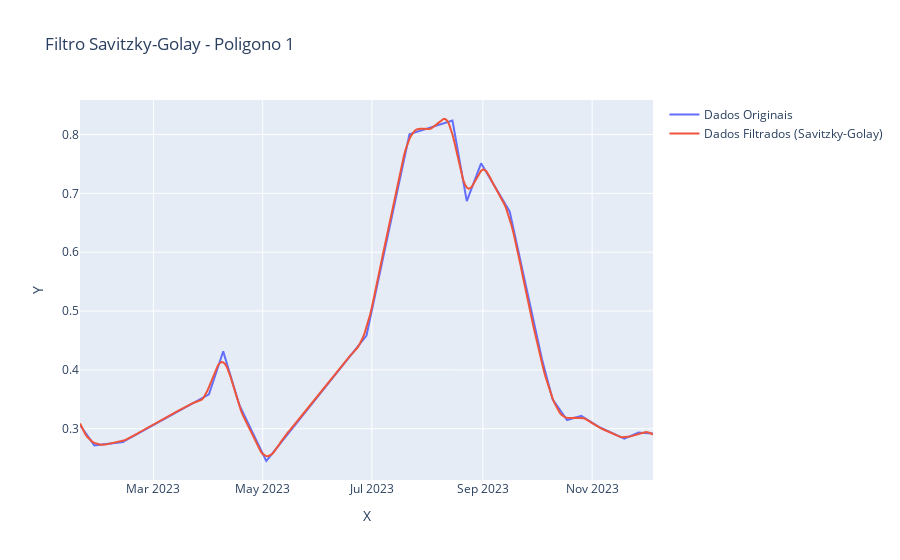

Notebook source saved alongside this figure:
### Code cell
# Gerar dados de exemplo (pode substituir pelos seus próprios dados)
x = ndvi_df.index
y = ndvi_df['ndvi']

y_filtered = savgol_filter(y, window_size, poly_order)

# Criar a figura
fig = go.Figure()

# Adicionar os dados originais
fig.add_trace(go.Scatter(x=x, y=y, mode='lines', name='Dados Originais'))

# Adicionar os dados filtrados
fig.add_trace(go.Scatter(x=x, y=y_filtered, mode='lines', name='Dados Filtrados (Savitzky-Golay)'))

# Atualizar o layout
fig.update_layout(title=f'Filtro Savitzky-Golay - Poligono {1}',
                xaxis_title='X',
                yaxis_title='Y')

### Figure 1 — Plotly figure (JSON) as saved in the notebook; plotly's stock layout.template omitted (floating-point values rounded to 4 significant figures; data arrays with more than 128 entries replaced by an {"elided": "..."} marker saying what was removed)
{"data": [{"mode": "lines", "name": "Dados Originais", "type": "scatter", "x": {"elided": "321 str values"}, "y": {"elided": "321 float values"}}, {"mode": "lines", "name": "Dados Filtrados (Savitzky-Golay)", "type": "scatter", "x": {"elided": "321 str values"}, "y": {"elided": "321 float values"}}], "layout": {"title": {"text": "Filtro Savitzky-Golay - Poligono 1"}, "xaxis": {"title": {"text": "X"}}, "yaxis": {"title": {"text": "Y"}}}}
